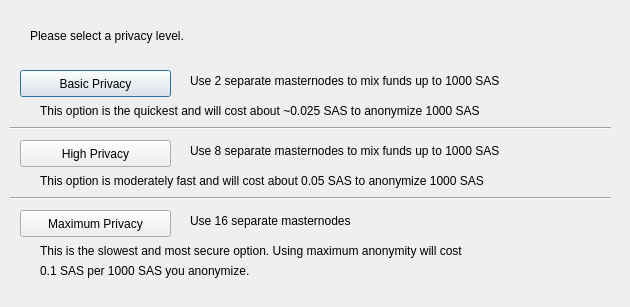
<?xml version="1.0" encoding="UTF-8"?>
<ui version="4.0">
 <class>DarksendConfig</class>
 <widget class="QDialog" name="DarksendConfig">
  <property name="geometry">
   <rect>
    <x>0</x>
    <y>0</y>
    <width>630</width>
    <height>307</height>
   </rect>
  </property>
  <property name="windowTitle">
   <string>Configure Darksend</string>
  </property>
  <widget class="QPushButton" name="buttonBasic">
   <property name="geometry">
    <rect>
     <x>20</x>
     <y>70</y>
     <width>151</width>
     <height>27</height>
    </rect>
   </property>
   <property name="text">
    <string>Basic Privacy</string>
   </property>
  </widget>
  <widget class="QPushButton" name="buttonHigh">
   <property name="geometry">
    <rect>
     <x>20</x>
     <y>140</y>
     <width>151</width>
     <height>27</height>
    </rect>
   </property>
   <property name="text">
    <string>High Privacy</string>
   </property>
  </widget>
  <widget class="QPushButton" name="buttonMax">
   <property name="geometry">
    <rect>
     <x>20</x>
     <y>210</y>
     <width>151</width>
     <height>27</height>
    </rect>
   </property>
   <property name="text">
    <string>Maximum Privacy</string>
   </property>
  </widget>
  <widget class="QLabel" name="label">
   <property name="geometry">
    <rect>
     <x>30</x>
     <y>20</y>
     <width>571</width>
     <height>31</height>
    </rect>
   </property>
   <property name="text">
    <string>Please select a privacy level.</string>
   </property>
  </widget>
  <widget class="QLabel" name="label_2">
   <property name="geometry">
    <rect>
     <x>190</x>
     <y>70</y>
     <width>421</width>
     <height>21</height>
    </rect>
   </property>
   <property name="text">
    <string>Use 2 separate masternodes to mix funds up to 1000 SAS</string>
   </property>
  </widget>
  <widget class="QLabel" name="label_3">
   <property name="geometry">
    <rect>
     <x>190</x>
     <y>140</y>
     <width>411</width>
     <height>21</height>
    </rect>
   </property>
   <property name="text">
    <string>Use 8 separate masternodes to mix funds up to 1000 SAS</string>
   </property>
  </widget>
  <widget class="QLabel" name="label_4">
   <property name="geometry">
    <rect>
     <x>190</x>
     <y>210</y>
     <width>421</width>
     <height>21</height>
    </rect>
   </property>
   <property name="text">
    <string>Use 16 separate masternodes</string>
   </property>
  </widget>
  <widget class="QLabel" name="label_6">
   <property name="geometry">
    <rect>
     <x>40</x>
     <y>100</y>
     <width>561</width>
     <height>21</height>
    </rect>
   </property>
   <property name="text">
    <string>This option is the quickest and will cost about ~0.025 SAS to anonymize 1000 SAS</string>
   </property>
  </widget>
  <widget class="QLabel" name="label_7">
   <property name="geometry">
    <rect>
     <x>40</x>
     <y>170</y>
     <width>561</width>
     <height>21</height>
    </rect>
   </property>
   <property name="text">
    <string>This option is moderately fast and will cost about 0.05 SAS to anonymize 1000 SAS</string>
   </property>
  </widget>
  <widget class="QLabel" name="label_8">
   <property name="geometry">
    <rect>
     <x>40</x>
     <y>240</y>
     <width>561</width>
     <height>21</height>
    </rect>
   </property>
   <property name="text">
    <string>This is the slowest and most secure option. Using maximum anonymity will cost</string>
   </property>
  </widget>
  <widget class="QLabel" name="label_9">
   <property name="geometry">
    <rect>
     <x>40</x>
     <y>260</y>
     <width>561</width>
     <height>21</height>
    </rect>
   </property>
   <property name="text">
    <string>0.1 SAS per 1000 SAS you anonymize.</string>
   </property>
  </widget>
  <widget class="Line" name="line">
   <property name="geometry">
    <rect>
     <x>10</x>
     <y>120</y>
     <width>601</width>
     <height>16</height>
    </rect>
   </property>
   <property name="orientation">
    <enum>Qt::Horizontal</enum>
   </property>
  </widget>
  <widget class="Line" name="line_2">
   <property name="geometry">
    <rect>
     <x>10</x>
     <y>190</y>
     <width>601</width>
     <height>16</height>
    </rect>
   </property>
   <property name="orientation">
    <enum>Qt::Horizontal</enum>
   </property>
  </widget>
 </widget>
 <resources/>
 <connections/>
</ui>
